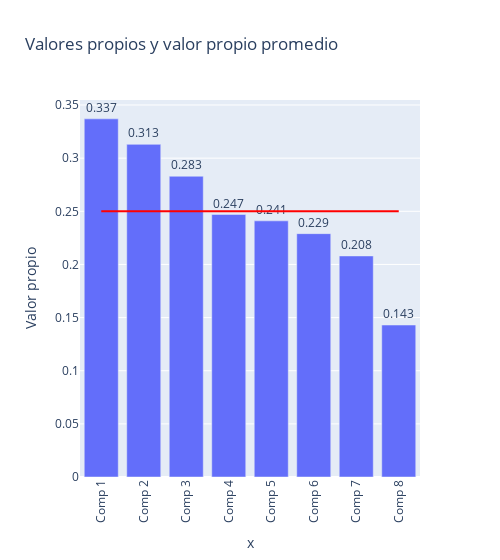

Notebook cell for this chart:
### Code cell
# Crear una lista de etiquetas para el eje x del gráfico
x = ['Comp 1','Comp 2','Comp 3','Comp 4','Comp 5','Comp 6','Comp 7','Comp 8']

# Crear un gráfico de barras con los valores propios y el valor promedio
fig = px.bar(eigenvalues_summary_Z,
             x=x,
            #  ['Comp 1','Comp 2','Comp 3','Comp 4','Comp 5','Comp 6','Comp 7','Comp 8'],
             y='Valor propio', text_auto='.3',
             title="Valores propios y valor propio promedio")

# Actualizar la apariencia del gráfico
fig.update_traces(textfont_size=12, textangle=0, textposition="outside", cliponaxis=False)
fig.update_layout(xaxis_tickangle=-90)
fig.update_layout(width=500)
fig.update_layout(yaxis=dict(dtick=0.05))

# Agregar una línea de trazo para el valor promedio
fig.add_trace(go.Scatter(x=x, y=[mean_val] * len(x),
                         mode='lines',
                         name='0.25',
                         line=dict(color='red'),
                         showlegend=False))

# Mostrar el gráfico
fig.show()

### Figure 1 — Plotly figure (JSON) as saved in the notebook; plotly's stock layout.template omitted (floating-point values rounded to 4 significant figures)
{"data": [{"alignmentgroup": "True", "cliponaxis": false, "hovertemplate": "x=%{x}<br>Valor propio=%{y}<extra></extra>", "legendgroup": "", "marker": {"color": "#636efa", "pattern": {"shape": ""}}, "name": "", "offsetgroup": "", "orientation": "v", "showlegend": false, "textangle": 0, "textfont": {"size": 12}, "textposition": "outside", "texttemplate": "%{y:.3}", "type": "bar", "x": ["Comp 1", "Comp 2", "Comp 3", "Comp 4", "Comp 5", "Comp 6", "Comp 7", "Comp 8"], "xaxis": "x", "y": [0.337, 0.313, 0.283, 0.247, 0.241, 0.229, 0.208, 0.143], "yaxis": "y"}, {"line": {"color": "red"}, "mode": "lines", "name": "0.25", "showlegend": false, "type": "scatter", "x": ["Comp 1", "Comp 2", "Comp 3", "Comp 4", "Comp 5", "Comp 6", "Comp 7", "Comp 8"], "y": [0.2501, 0.2501, 0.2501, 0.2501, 0.2501, 0.2501, 0.2501, 0.2501]}], "layout": {"barmode": "relative", "legend": {"tracegroupgap": 0}, "title": {"text": "Valores propios y valor propio promedio"}, "width": 500, "xaxis": {"anchor": "y", "domain": [0, 1], "tickangle": -90, "title": {"text": "x"}}, "yaxis": {"anchor": "x", "domain": [0, 1], "dtick": 0.05, "title": {"text": "Valor propio"}}}}
